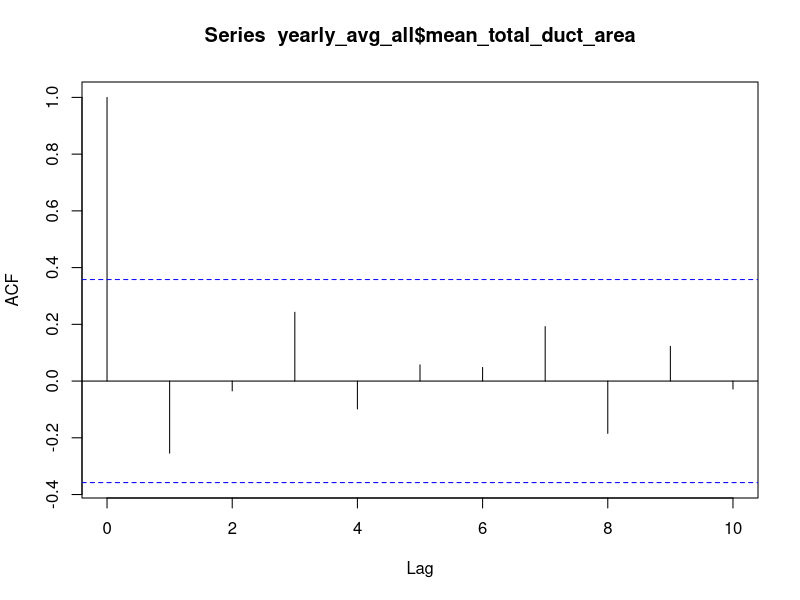
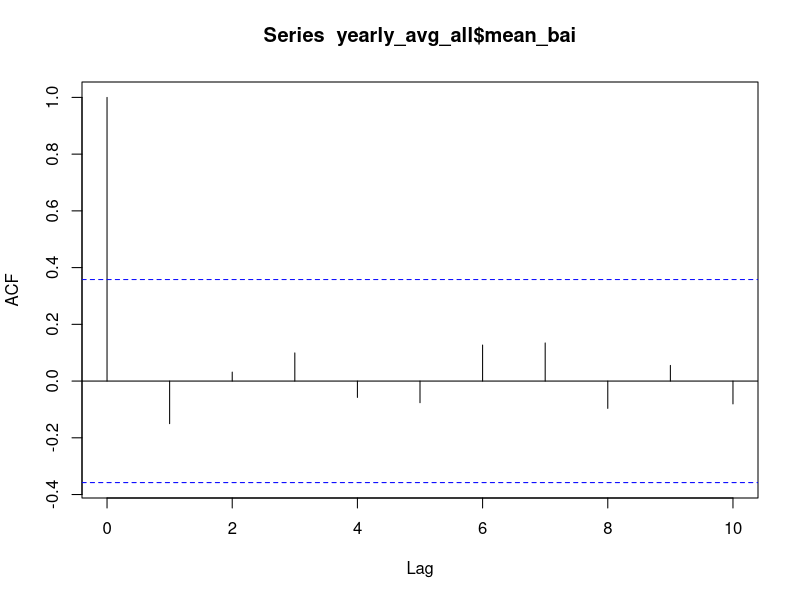
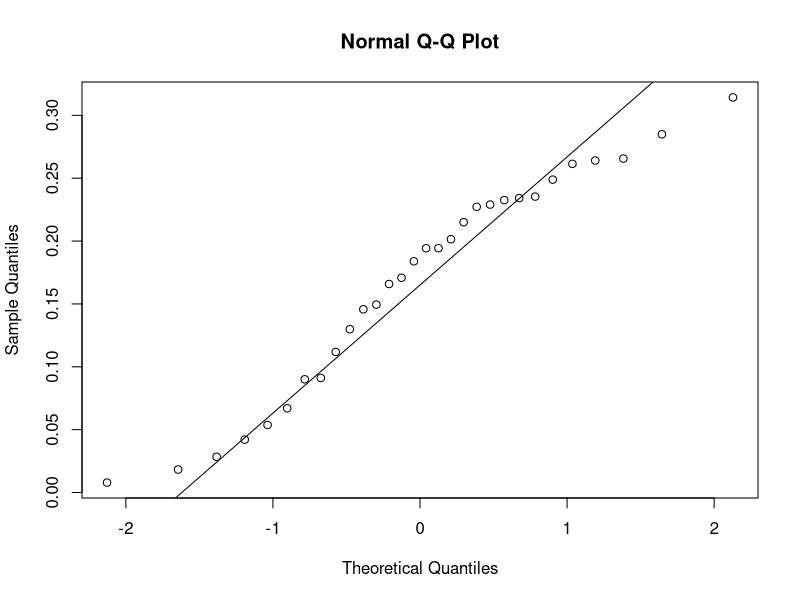
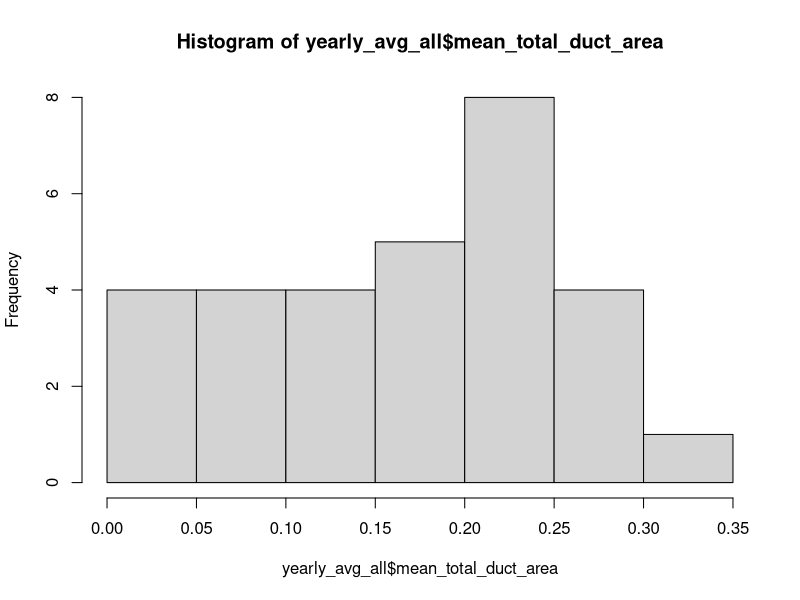
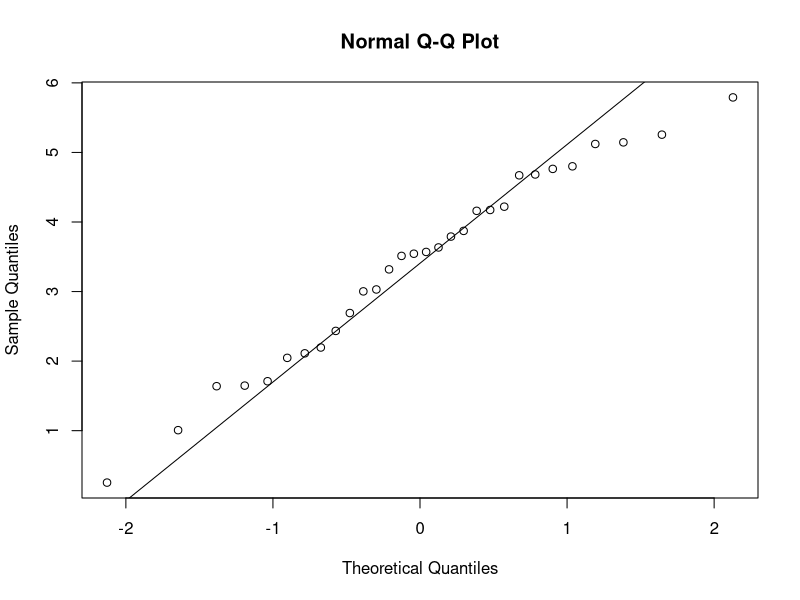
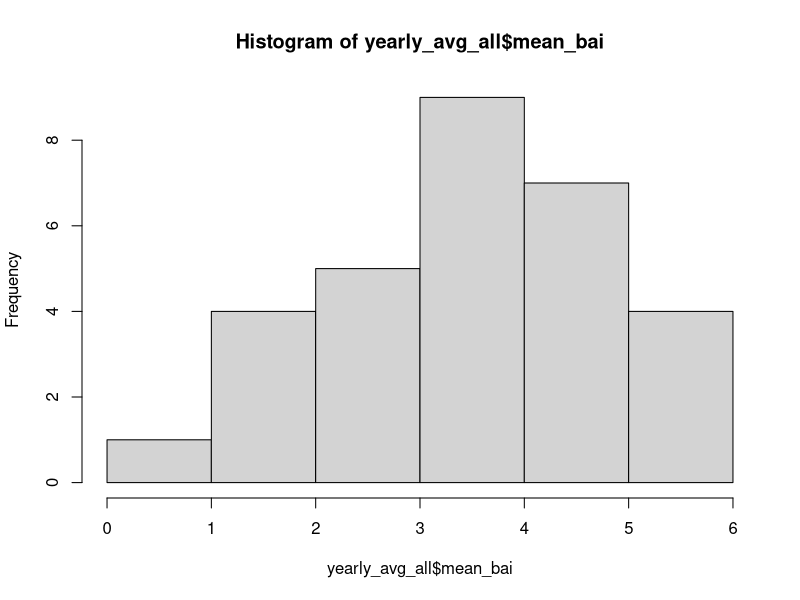
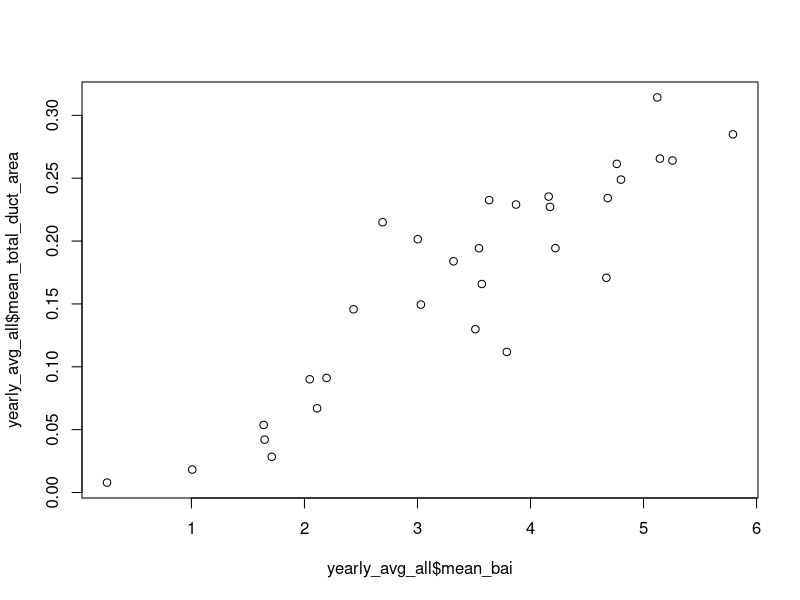
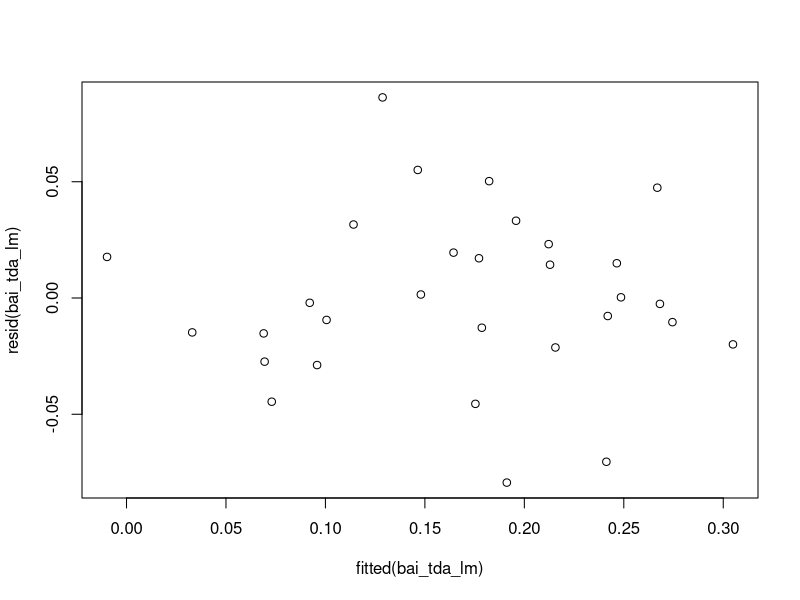

Source code (R) for these figures, in order: (Note: this script raises an error after producing the figures.)
# Load packages -----------------------------------------------------------

library(tidyverse)
library(car)
library(lmtest)

# Load data ---------------------------------------------------------------

duct_metrics <- read.csv('complete_data_12.1.25.csv')

duct_metrics_1990to2019 <- duct_metrics %>% #these are trees just exposed to ambient conditions
  filter(year < 2020) %>% 
  filter(group != 'legacy')

#Average across all trees

yearly_avg_all <- duct_metrics_1990to2019 %>% 
  group_by(year) %>% 
  summarise(
    mean_total_duct_area = mean(total_duct_area_mm2, na.rm = TRUE),
    mean_bai = mean(bai_cm2, na.rm = TRUE)
  )

#Look at autocorrelation 
acf(yearly_avg_all$mean_total_duct_area, lag.max = 10) #not autocorrelated
acf(yearly_avg_all$mean_bai, lag.max = 10) #not autocorrelated

#Check normality
qqnorm(yearly_avg_all$mean_total_duct_area); qqline(yearly_avg_all$mean_total_duct_area) #normal
hist(yearly_avg_all$mean_total_duct_area) #left skew
qqnorm(yearly_avg_all$mean_bai); qqline(yearly_avg_all$mean_bai) #fairly normal, some deviation at tail
hist(yearly_avg_all$mean_bai) #a bit off from normal

#Scatterplot
plot(yearly_avg_all$mean_bai, yearly_avg_all$mean_total_duct_area)
#linear

#Relative duct area and BAI linear model ------------------------------------------

bai_tda_lm <- lm(mean_total_duct_area ~ mean_bai, data = yearly_avg_all)

summary(bai_tda_lm) #significant

#Check assumptions
plot(fitted(bai_tda_lm), resid(bai_tda_lm)) #decent, no clear pattern
plot(bai_tda_lm, which = 4) #some influential points; 11, 28
plot(bai_tda_lm, which = 5)
qqPlot(bai_tda_lm) #decent
acf(resid(bai_tda_lm), lag.max = 10) #no significant autocorrelation
dwtest(bai_tda_lm, alternative = 'less') #not significant

#Check influence of specific points on coefficients
model_no28 <- lm(mean_total_duct_area ~ mean_bai, data = yearly_avg_all[-28, ])
model_no11 <- lm(mean_total_duct_area ~ mean_bai, data = yearly_avg_all[-11, ])

coef(bai_tda_lm)
coef(model_no28) 
coef(model_no11)
#very small changes

# Plot --------------------------------------------------------------------

ggplot(yearly_avg_all, aes(mean_bai, y = mean_total_duct_area)) +
  geom_point(alpha = 0.9) +
  geom_smooth(method = 'lm') +
  theme_bw(base_size = 15) +
  labs(x = 'Mean BAI (cm²)',
       y = 'Mean Total Duct Area (mm²)') +
  scale_x_continuous(n.breaks = 10) +
  scale_y_continuous(n.breaks = 8) +
  theme(panel.grid.minor = element_blank()) 

#ggsave('Output/bai_figures/bai_tda.png', width = 6, height = 5, bg = 'white')


